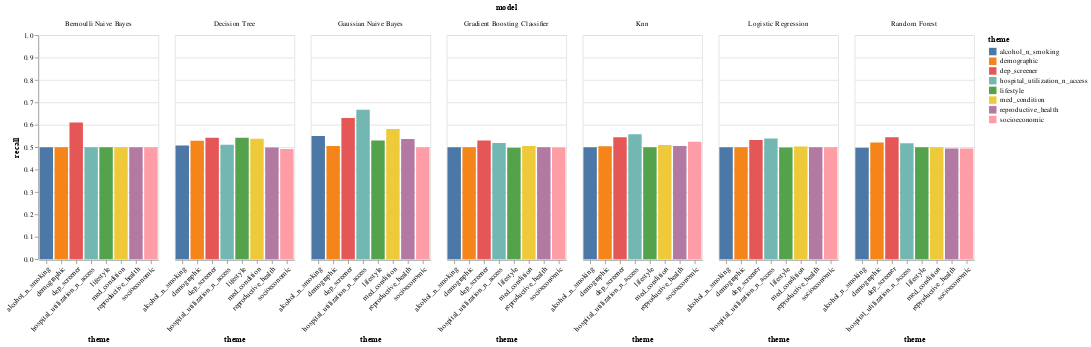

Source (notebook cell):
### Code cell
by_theme_recall

### Figure 1 — Vega-Lite specification as saved in the notebook (floating-point values rounded to 4 significant figures)
{"config": {"view": {"continuousWidth": 400, "continuousHeight": 300}}, "data": {"name": "data-8cdd2c9dacae74a150abf2c31440d405"}, "facet": {"field": "model", "type": "nominal"}, "spec": {"mark": "bar", "encoding": {"color": {"field": "theme", "type": "nominal"}, "x": {"axis": {"labelAngle": -45}, "field": "theme", "title": "theme", "type": "nominal"}, "y": {"field": "recall", "scale": {"domain": [0, 1]}, "title": "recall", "type": "quantitative"}}}, "$schema": "https://vega.github.io/schema/vega-lite/v4.17.0.json", "datasets": {"data-8cdd2c9dacae74a150abf2c31440d405": [{"model": "Gaussian Naive Bayes", "grouping": "Macro Avg", "precision": 0.5984, "recall": 0.6668, "f1-score": 0.5944, "support": 879.0, "accuracy": 0.6928, "theme": "hospital_utilization_n_access"}, {"model": "Gaussian Naive Bayes", "grouping": "Macro Avg", "precision": 0.6249, "recall": 0.6299, "f1-score": 0.6273, "support": 879.0, "accuracy": 0.7964, "theme": "dep_screener"}, {"model": "Bernoulli Naive Bayes", "grouping": "Macro Avg", "precision": 0.6158, "recall": 0.6103, "f1-score": 0.6129, "support": 879.0, "accuracy": 0.7975, "theme": "dep_screener"}, {"model": "Gaussian Naive Bayes", "grouping": "Macro Avg", "precision": 0.5632, "recall": 0.5811, "f1-score": 0.5675, "support": 879.0, "accuracy": 0.7338, "theme": "med_condition"}, {"model": "Knn", "grouping": "Macro Avg", "precision": 0.6361, "recall": 0.5576, "f1-score": 0.5664, "support": 879.0, "accuracy": 0.8305, "theme": "hospital_utilization_n_access"}, {"model": "Gaussian Naive Bayes", "grouping": "Macro Avg", "precision": 0.5352, "recall": 0.5503, "f1-score": 0.5334, "support": 879.0, "accuracy": 0.6917, "theme": "alcohol_n_smoking"}, {"model": "Knn", "grouping": "Macro Avg", "precision": 0.6141, "recall": 0.544, "f1-score": 0.5473, "support": 879.0, "accuracy": 0.8271, "theme": "dep_screener"}, {"model": "Random Forest", "grouping": "Macro Avg", "precision": 0.6289, "recall": 0.5438, "f1-score": 0.5465, "support": 879.0, "accuracy": 0.8316, "theme": "dep_screener"}, {"model": "Decision Tree", "grouping": "Macro Avg", "precision": 0.5445, "recall": 0.5424, "f1-score": 0.5433, "support": 879.0, "accuracy": 0.7611, "theme": "lifestyle"}, {"model": "Decision Tree", "grouping": "Macro Avg", "precision": 0.5517, "recall": 0.5416, "f1-score": 0.5446, "support": 879.0, "accuracy": 0.7793, "theme": "dep_screener"}, {"model": "Logistic Regression", "grouping": "Macro Avg", "precision": 0.759, "recall": 0.5388, "f1-score": 0.5341, "support": 879.0, "accuracy": 0.8476, "theme": "hospital_utilization_n_access"}, {"model": "Decision Tree", "grouping": "Macro Avg", "precision": 0.5379, "recall": 0.5376, "f1-score": 0.5378, "support": 879.0, "accuracy": 0.7531, "theme": "med_condition"}, {"model": "Gaussian Naive Bayes", "grouping": "Macro Avg", "precision": 0.5567, "recall": 0.5366, "f1-score": 0.5395, "support": 879.0, "accuracy": 0.7952, "theme": "reproductive_health"}, {"model": "Logistic Regression", "grouping": "Macro Avg", "precision": 0.7581, "recall": 0.5323, "f1-score": 0.5224, "support": 879.0, "accuracy": 0.8464, "theme": "dep_screener"}, {"model": "Gradient Boosting Classifier", "grouping": "Macro Avg", "precision": 0.6876, "recall": 0.5296, "f1-score": 0.5194, "support": 879.0, "accuracy": 0.8419, "theme": "dep_screener"}, {"model": "Gaussian Naive Bayes", "grouping": "Macro Avg", "precision": 0.5596, "recall": 0.5296, "f1-score": 0.5294, "support": 879.0, "accuracy": 0.8077, "theme": "lifestyle"}, {"model": "Decision Tree", "grouping": "Macro Avg", "precision": 0.5302, "recall": 0.5281, "f1-score": 0.5289, "support": 879.0, "accuracy": 0.7565, "theme": "demographic"}, {"model": "Knn", "grouping": "Macro Avg", "precision": 0.6903, "recall": 0.5238, "f1-score": 0.5083, "support": 879.0, "accuracy": 0.8419, "theme": "socioeconomic"}, {"model": "Random Forest", "grouping": "Macro Avg", "precision": 0.5405, "recall": 0.5204, "f1-score": 0.5175, "support": 879.0, "accuracy": 0.802, "theme": "demographic"}, {"model": "Gradient Boosting Classifier", "grouping": "Macro Avg", "precision": 0.6955, "recall": 0.518, "f1-score": 0.4965, "support": 879.0, "accuracy": 0.8419, "theme": "hospital_utilization_n_access"}, {"model": "Random Forest", "grouping": "Macro Avg", "precision": 0.5895, "recall": 0.5177, "f1-score": 0.5024, "support": 879.0, "accuracy": 0.8316, "theme": "hospital_utilization_n_access"}, {"model": "Decision Tree", "grouping": "Macro Avg", "precision": 0.5582, "recall": 0.5106, "f1-score": 0.49, "support": 879.0, "accuracy": 0.8294, "theme": "hospital_utilization_n_access"}, {"model": "Knn", "grouping": "Macro Avg", "precision": 0.5688, "recall": 0.5097, "f1-score": 0.4859, "support": 879.0, "accuracy": 0.8328, "theme": "med_condition"}, {"model": "Decision Tree", "grouping": "Macro Avg", "precision": 0.5404, "recall": 0.507, "f1-score": 0.4838, "support": 879.0, "accuracy": 0.8282, "theme": "alcohol_n_smoking"}, {"model": "Knn", "grouping": "Macro Avg", "precision": 0.5298, "recall": 0.5057, "f1-score": 0.4827, "support": 879.0, "accuracy": 0.8259, "theme": "reproductive_health"}, {"model": "Gradient Boosting Classifier", "grouping": "Macro Avg", "precision": 0.5574, "recall": 0.5053, "f1-score": 0.4748, "support": 879.0, "accuracy": 0.835, "theme": "med_condition"}, {"model": "Gaussian Naive Bayes", "grouping": "Macro Avg", "precision": 0.5574, "recall": 0.5053, "f1-score": 0.4748, "support": 879.0, "accuracy": 0.835, "theme": "demographic"}, {"model": "Knn", "grouping": "Macro Avg", "precision": 0.5146, "recall": 0.5038, "f1-score": 0.4844, "support": 879.0, "accuracy": 0.818, "theme": "demographic"}, {"model": "Logistic Regression", "grouping": "Macro Avg", "precision": 0.6708, "recall": 0.5029, "f1-score": 0.4637, "support": 879.0, "accuracy": 0.8407, "theme": "med_condition"}, {"model": "Bernoulli Naive Bayes", "grouping": "Macro Avg", "precision": 0.4204, "recall": 0.5, "f1-score": 0.4567, "support": 879.0, "accuracy": 0.8407, "theme": "lifestyle"}, {"model": "Bernoulli Naive Bayes", "grouping": "Macro Avg", "precision": 0.4204, "recall": 0.5, "f1-score": 0.4567, "support": 879.0, "accuracy": 0.8407, "theme": "med_condition"}, {"model": "Logistic Regression", "grouping": "Macro Avg", "precision": 0.4204, "recall": 0.5, "f1-score": 0.4567, "support": 879.0, "accuracy": 0.8407, "theme": "demographic"}, {"model": "Bernoulli Naive Bayes", "grouping": "Macro Avg", "precision": 0.4204, "recall": 0.5, "f1-score": 0.4567, "support": 879.0, "accuracy": 0.8407, "theme": "reproductive_health"}, {"model": "Logistic Regression", "grouping": "Macro Avg", "precision": 0.4204, "recall": 0.5, "f1-score": 0.4567, "support": 879.0, "accuracy": 0.8407, "theme": "reproductive_health"}, {"model": "Gaussian Naive Bayes", "grouping": "Macro Avg", "precision": 0.4204, "recall": 0.5, "f1-score": 0.4567, "support": 879.0, "accuracy": 0.8407, "theme": "socioeconomic"}, {"model": "Bernoulli Naive Bayes", "grouping": "Macro Avg", "precision": 0.4204, "recall": 0.5, "f1-score": 0.4567, "support": 879.0, "accuracy": 0.8407, "theme": "alcohol_n_smoking"}, {"model": "Bernoulli Naive Bayes", "grouping": "Macro Avg", "precision": 0.4204, "recall": 0.5, "f1-score": 0.4567, "support": 879.0, "accuracy": 0.8407, "theme": "demographic"}, {"model": "Logistic Regression", "grouping": "Macro Avg", "precision": 0.4204, "recall": 0.5, "f1-score": 0.4567, "support": 879.0, "accuracy": 0.8407, "theme": "socioeconomic"}, {"model": "Bernoulli Naive Bayes", "grouping": "Macro Avg", "precision": 0.4204, "recall": 0.5, "f1-score": 0.4567, "support": 879.0, "accuracy": 0.8407, "theme": "hospital_utilization_n_access"}, {"model": "Bernoulli Naive Bayes", "grouping": "Macro Avg", "precision": 0.4204, "recall": 0.5, "f1-score": 0.4567, "support": 879.0, "accuracy": 0.8407, "theme": "socioeconomic"}, {"model": "Random Forest", "grouping": "Macro Avg", "precision": 0.4204, "recall": 0.5, "f1-score": 0.4567, "support": 879.0, "accuracy": 0.8407, "theme": "med_condition"}, {"model": "Logistic Regression", "grouping": "Macro Avg", "precision": 0.4204, "recall": 0.5, "f1-score": 0.4567, "support": 879.0, "accuracy": 0.8407, "theme": "alcohol_n_smoking"}, {"model": "Knn", "grouping": "Macro Avg", "precision": 0.4917, "recall": 0.4995, "f1-score": 0.4618, "support": 879.0, "accuracy": 0.835, "theme": "alcohol_n_smoking"}, {"model": "Random Forest", "grouping": "Macro Avg", "precision": 0.4972, "recall": 0.4994, "f1-score": 0.4745, "support": 879.0, "accuracy": 0.8203, "theme": "lifestyle"}, {"model": "Gradient Boosting Classifier", "grouping": "Macro Avg", "precision": 0.4203, "recall": 0.4993, "f1-score": 0.4564, "support": 879.0, "accuracy": 0.8396, "theme": "alcohol_n_smoking"}, {"model": "Gradient Boosting Classifier", "grouping": "Macro Avg", "precision": 0.4203, "recall": 0.4993, "f1-score": 0.4564, "support": 879.0, "accuracy": 0.8396, "theme": "demographic"}, {"model": "Gradient Boosting Classifier", "grouping": "Macro Avg", "precision": 0.4203, "recall": 0.4993, "f1-score": 0.4564, "support": 879.0, "accuracy": 0.8396, "theme": "reproductive_health"}, {"model": "Knn", "grouping": "Macro Avg", "precision": 0.4953, "recall": 0.4992, "f1-score": 0.4706, "support": 879.0, "accuracy": 0.8248, "theme": "lifestyle"}, {"model": "Decision Tree", "grouping": "Macro Avg", "precision": 0.4986, "recall": 0.499, "f1-score": 0.4969, "support": 879.0, "accuracy": 0.7611, "theme": "reproductive_health"}, {"model": "Gradient Boosting Classifier", "grouping": "Macro Avg", "precision": 0.4202, "recall": 0.4986, "f1-score": 0.4561, "support": 879.0, "accuracy": 0.8385, "theme": "socioeconomic"}, {"model": "Logistic Regression", "grouping": "Macro Avg", "precision": 0.4202, "recall": 0.4986, "f1-score": 0.4561, "support": 879.0, "accuracy": 0.8385, "theme": "lifestyle"}, {"model": "Random Forest", "grouping": "Macro Avg", "precision": 0.47, "recall": 0.4975, "f1-score": 0.4606, "support": 879.0, "accuracy": 0.8316, "theme": "alcohol_n_smoking"}, {"model": "Gradient Boosting Classifier", "grouping": "Macro Avg", "precision": 0.47, "recall": 0.4975, "f1-score": 0.4606, "support": 879.0, "accuracy": 0.8316, "theme": "lifestyle"}, {"model": "Random Forest", "grouping": "Macro Avg", "precision": 0.4195, "recall": 0.4939, "f1-score": 0.4537, "support": 879.0, "accuracy": 0.8305, "theme": "socioeconomic"}, {"model": "Random Forest", "grouping": "Macro Avg", "precision": 0.4649, "recall": 0.4936, "f1-score": 0.4628, "support": 879.0, "accuracy": 0.8203, "theme": "reproductive_health"}, {"model": "Decision Tree", "grouping": "Macro Avg", "precision": 0.4455, "recall": 0.4914, "f1-score": 0.4572, "support": 879.0, "accuracy": 0.8214, "theme": "socioeconomic"}]}}
